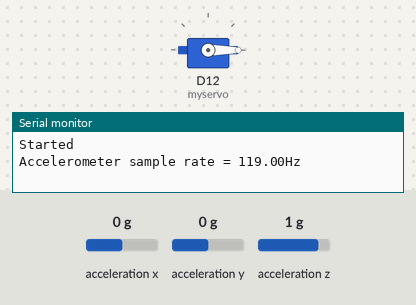
The sketch below on a simulated Arduino Nano 33 IoT. Shown: servo, the last lines printed to the serial monitor. Inputs (shaded band) come from the test bench; at power-on: acceleration y 0 g, acceleration x 0 g, acceleration z 1 g.

Above: at 1.2 s.
1.3 s: acceleration y set to 0.8 g
At 2.5 s:
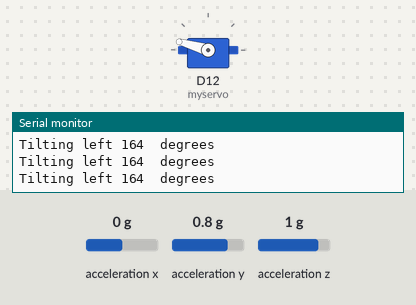
2.8 s: acceleration y set to -0.2 g
At 3.8 s:
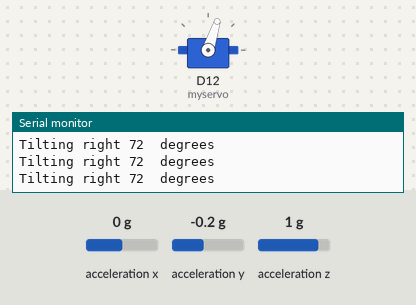
4.3 s: acceleration y set to 1.4 g
At 4.9 s:
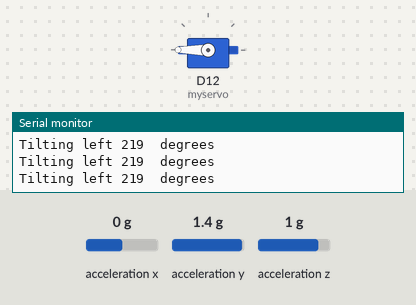
5.8 s: acceleration y set to -1.4 g
At 7.0 s:
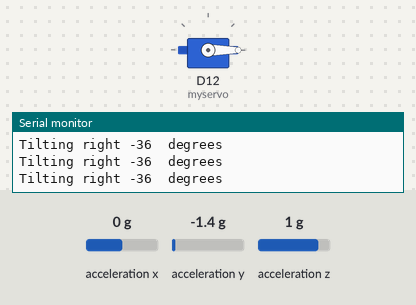
7.3 s: acceleration y set to 0.2 g
At 8.4 s:
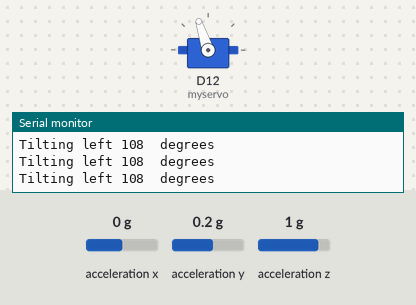
Timing chart, 0 to 9.8 s (numbered marks = the images above; inputs shaded):
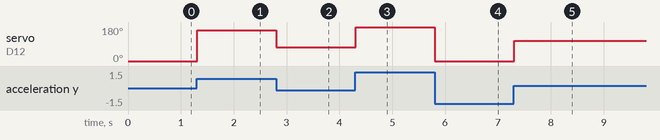

The sketch:

imu_test.ino
```cpp
#include <Servo.h> //accesses the Arduino Servo Library
#include <Arduino_LSM6DS3.h>

Servo myservo;  // creates servo object to control a servo
float x, y, z;
int degreesX = 0;
int degreesY = 0;


void setup() {
  Serial.begin(9600);
  while (!Serial);
  Serial.println("Started");
  myservo.attach(12);  // ensures output to servo on pin 9


  if (!IMU.begin()) {
    Serial.println("Failed to initialize IMU!");
    while (1);
  }
  Serial.print("Accelerometer sample rate = ");
  Serial.print(IMU.accelerationSampleRate());
  Serial.println("Hz");
}


void loop() {
  if (IMU.accelerationAvailable()) {
    IMU.readAcceleration(x, y, z);
  }

  if (x > 0.1) {
    x = 100 * x;
    //degreesX = map(x, 0, 97, 0, 90);
    degreesX = map(x, 0, 97, 90, 180);
    Serial.print("Tilting up ");
    Serial.print(degreesX);
    Serial.println("  degrees");
  }
  if (x < -0.1) {
    x = 100 * x;
    //degreesX = map(x, 0, -100, 0, 90);
    degreesX = map(x, 0, -100, 90, 0);
    Serial.print("Tilting down ");
    Serial.print(degreesX);
    Serial.println("  degrees");
  }
 if (y > 0.1) {
    y = 100 * y;
    degreesY = map(y, 0, 97, 0, 90);
    degreesY = map(y, 0, 97, 90, 180);
    Serial.print("Tilting left ");
    Serial.print(degreesY);
    Serial.println("  degrees");
  }
  if (y < -0.1) {
    y = 100 * y;
    degreesY = map(y, 0, -100, 0, 90);
    degreesY = map(y, 0, -100, 90, 0);
    Serial.print("Tilting right ");
    Serial.print(degreesY);
    Serial.println("  degrees");
  }


  myservo.write(degreesY);
  delay(15);
}
```

Measured:
- after the input at 1.3 s, servo on D12 (myservo): 0° → 164° at once
- after the input at 2.8 s, servo on D12 (myservo): 164° → 72° at once
- after the input at 4.3 s, servo on D12 (myservo): 72° → 180° at once
- after the input at 5.8 s, servo on D12 (myservo): 180° → 0° at once
- after the input at 7.3 s, servo on D12 (myservo): 0° → 108° at once
